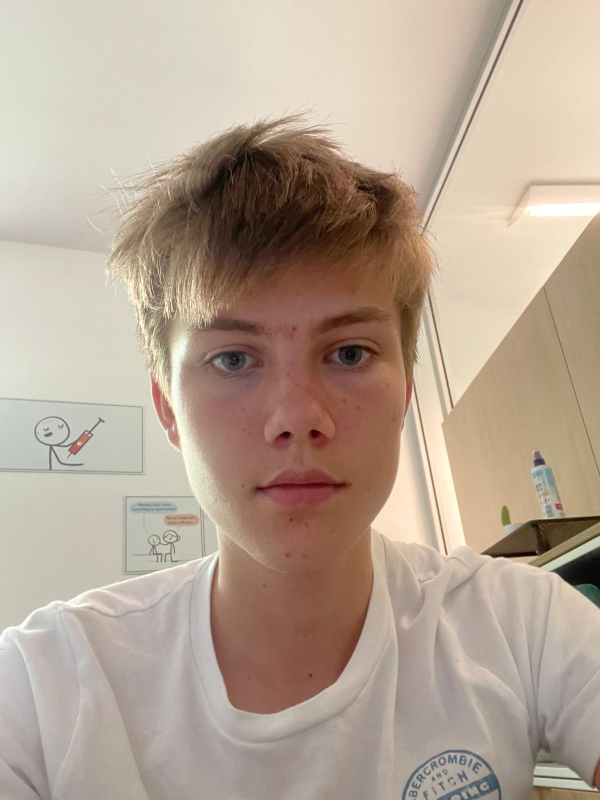
#> input picture raspberry/reference.jpg, 1200 x 1599 px (shown at 1/2 size); its folder holds 3 pictures in this run
$ python cam_test.py
#> lines starting #> are read from the running program, lines starting #| are printed output that depends on the picture
import cv2
import numpy as np
from matplotlib import pyplot as plt
import glob

# Konstanten
COLOR_FACE = (255, 0, 255)  # Farbe für Rahmen ums Gesicht (Magenta)
SIMILARITY_THRESHOLD = 0.1  # Schwellenwert für die Ähnlichkeitsbewertung

# Liste der Bilddateien im aktuellen Verzeichnis
image_files = glob.glob("*.jpg")
# Referenzbild der gesuchten Person (Beispiel: Muss angepasst werden)
reference_image = cv2.imread('reference.jpg', cv2.IMREAD_COLOR)
#> reference_image is the input picture: shape (1599, 1200, 3); mean B, G, R 147.6, 163.7, 181.4
reference_gray = cv2.cvtColor(reference_image, cv2.COLOR_BGR2GRAY)
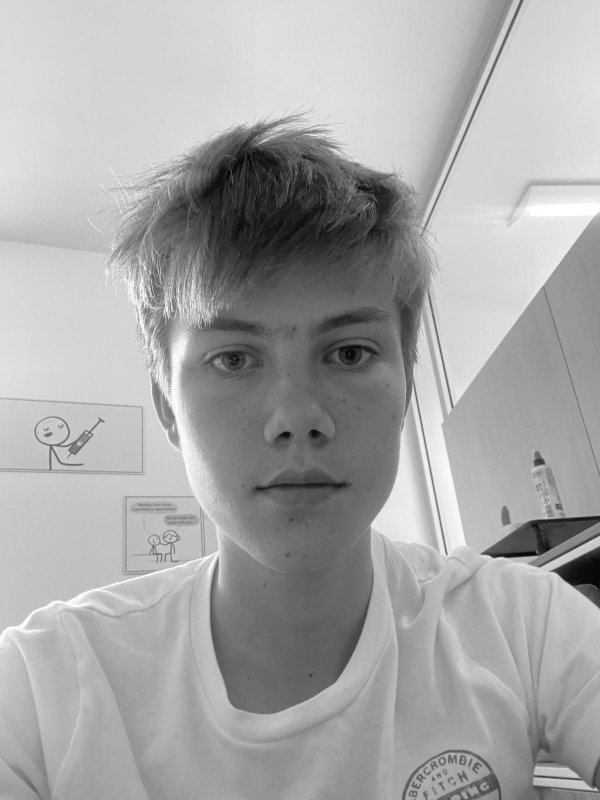
#> reference_gray: shape (1599, 1200) (shown at 1/2 size); min 1, max 255, mean 167.2

# Dimensionen des Referenzgesichts
(rw, rh) = reference_gray.shape[::-1]
#> rw = 1200; rh = 1599

# Initiiere den Gesichtserkennungsklassifikator
face_cascade = cv2.CascadeClassifier('haarcascade_frontalface_default.xml')

# Für jedes Bild Gesichtserkennung durchführen
for file in image_files:
    # Bild einlesen und vorbereiten
    img_bgr = cv2.imread(file, cv2.IMREAD_COLOR)
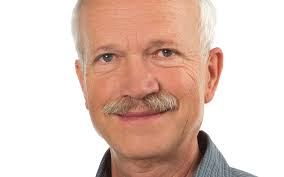
#> input picture raspberry/person.jpg, 284 x 177 px
#> img_bgr is the input picture: shape (177, 284, 3); mean B, G, R 189.8, 200.7, 225.7
    b, g, r = cv2.split(img_bgr)
    img_rgb = cv2.merge([r, g, b])
    img_gray = cv2.cvtColor(img_bgr, cv2.COLOR_BGR2GRAY)
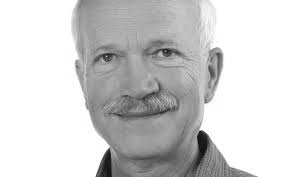
#> img_gray: shape (177, 284); min 11, max 255, mean 206.9

    # Gesichter im aktuellen Bild erkennen
    faces = face_cascade.detectMultiScale(img_gray, scaleFactor=1.2, minNeighbors=5)
#> faces = [[68, 7, 134, 134]]

    print(f"Anzahl erkannte Gesichter in {file}: {len(faces)}")
#| Anzahl erkannte Gesichter in person.jpg: 1

    # Liste für ausgeschnittene Gesichter
    cropped_faces = []

    # Gesichter ausschneiden und in Liste speichern
    for (x, y, w, h) in faces:
        face = img_rgb[y:y+h, x:x+w]

        # Gesicht auf die Größe des Referenzgesichts skalieren
        scaled_face = cv2.resize(face, (rw, rh))

        cropped_faces.append(scaled_face)
#> this loop made 1 pass
#> pass 1, `face = img_rgb[y:y+h, x:x+w]`:
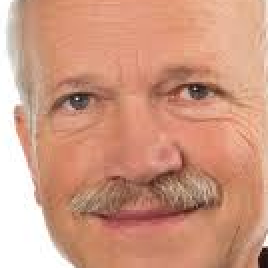
#> face: shape (134, 134, 3) (shown 2 times larger); mean R, G, B 206.9, 153, 129.6
#> pass 1, `scaled_face = cv2.resize(face, (rw, rh))`:
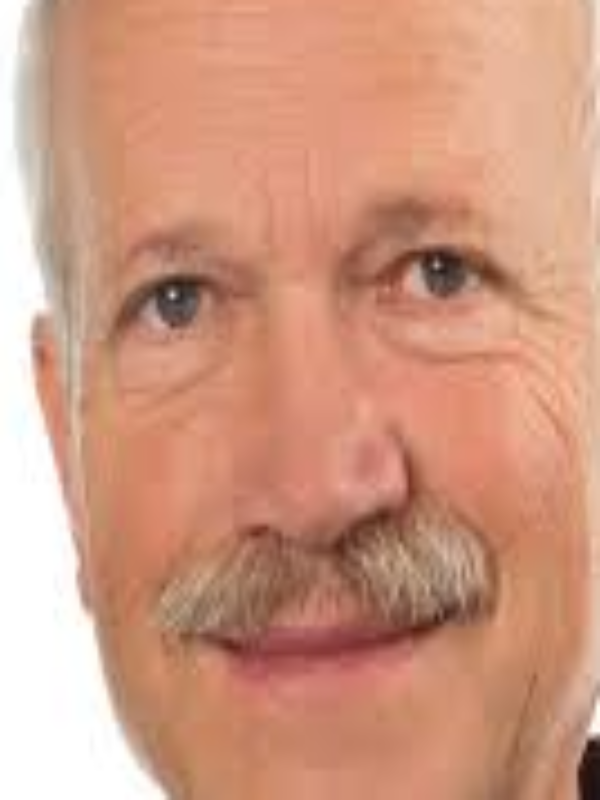
#> scaled_face: shape (1599, 1200, 3) (shown at 1/2 size); mean R, G, B 206.8, 152.9, 129.5
#> after the loop, cropped_faces = 1 item

    # Flag, um zu prüfen, ob ein ähnliches Gesicht gefunden wurde
    similar_found = False

    # Vergleich der ausgeschnittenen Gesichter mit Referenzgesicht
    if len(reference_gray) > 0:
        for face in cropped_faces:
            # Gesicht auf Graustufen umwandeln
            face_gray = cv2.cvtColor(face, cv2.COLOR_BGR2GRAY)

            # Berechnung der Ähnlichkeit (Mittlerer quadratischer Fehler)
            mse = np.mean((reference_gray - face_gray)**2)
            similarity_score = 1 / (1 + mse)  # Höherer Wert bedeutet höhere Ähnlichkeit

            # Ausgabe der Ähnlichkeit und Anzeige des Bildes mit markiertem Gesicht
            if similarity_score > SIMILARITY_THRESHOLD:
                print(f"Ähnlichkeit mit der gesuchten Person gefunden in {file}!")
                plt.axis('off')
                plt.imshow(cv2.cvtColor(face, cv2.COLOR_BGR2RGB))
                plt.title(f"Gesicht in {file}")
                plt.show()
                similar_found = True
                break  # Nur das erste passende Gesicht anzeigen
#> this loop made 1 pass
#> (mse, similarity_score) on pass 1: (106.6, 0.00929)
#> pass 1, `face_gray = cv2.cvtColor(face, cv2.COLOR_BGR2GRAY)`:
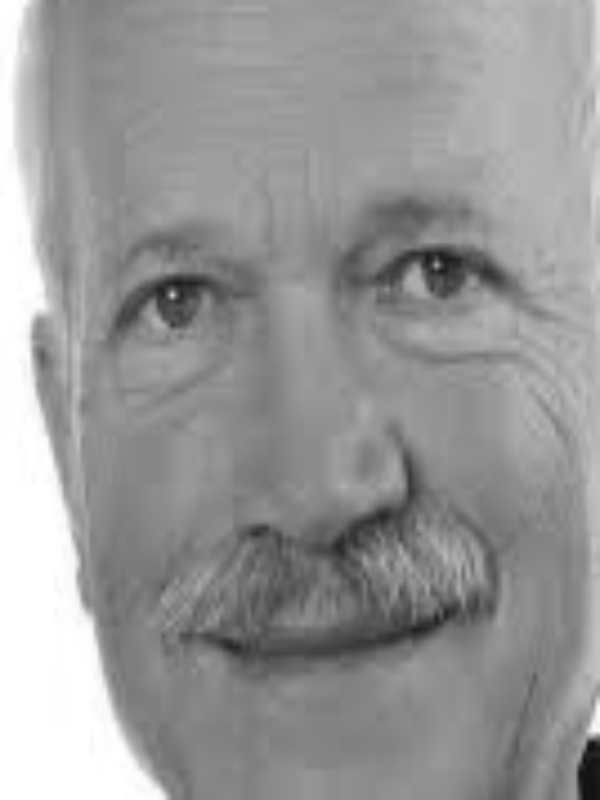
#> face_gray: shape (1599, 1200) (shown at 1/2 size); min 11, max 255, mean 152.1

        # Wenn keine Ähnlichkeit gefunden wurde
        if not similar_found:
            print(f"Person in {file} sieht nicht ähnlich aus.")

    # Anzeigen des Bildes mit markierten Gesichtern (ohne Ähnlichkeitsprüfung)
    for (x, y, w, h) in faces:
        cv2.rectangle(img_rgb, (x, y), (x + w, y + h), COLOR_FACE, 2)
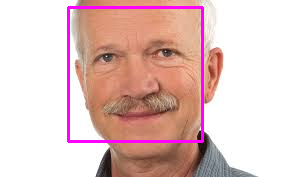
#> img_rgb: shape (177, 284, 3); mean R, G, B 226.6, 194.5, 192.3

    plt.axis('off')
    plt.imshow(img_rgb)
    plt.title(file)
    plt.show()

print("Programm beendet.")
